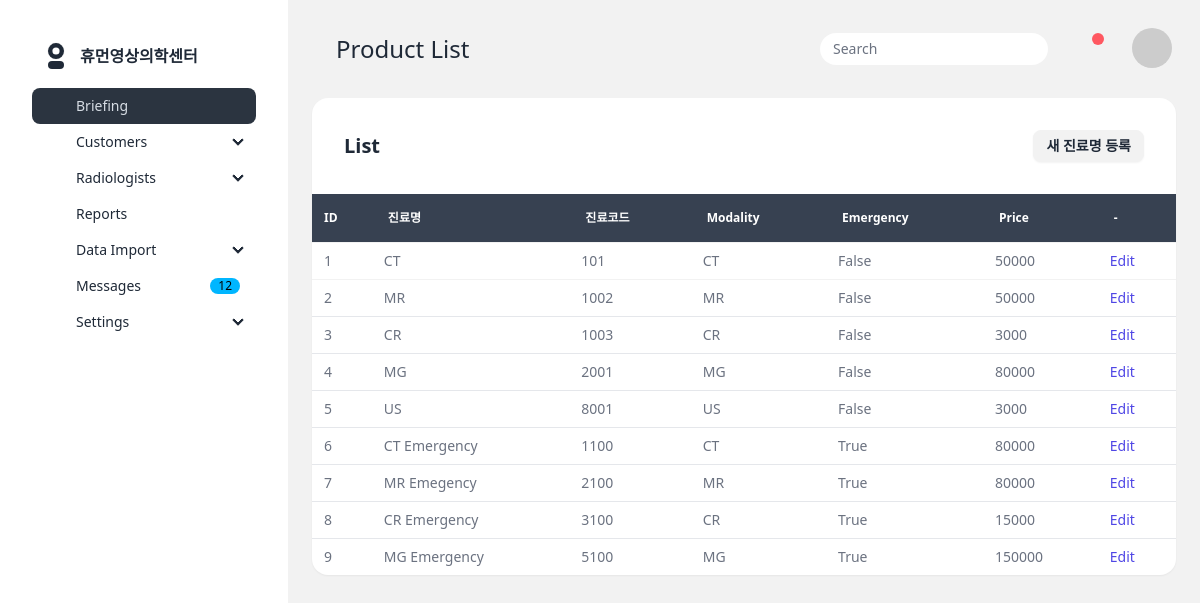
The app's page /product/ with its own data.
### product/models.py (models this page shows, shortened)
class Product(models.Model):
    MODALITIES = {
        "CT": "CT",
        "MR": "MR",
        "CR": "CR",
        "MG": "MG",
        "US": "US",
    }
    name = models.CharField(max_length=100)
    product_code = models.CharField(max_length=20, blank=True, null=True)
    modality = models.CharField(max_length=2, choices=MODALITIES.items())
    emergency = models.BooleanField(default=False)
    price = models.DecimalField(max_digits=10, decimal_places=0, default=0)
    created_at = models.DateTimeField(auto_now_add=True)

### product/views.py (the view)
# urls.py: path("", views.index, name="index"),
def index(request):
    products = Product.objects.all()
    context = {"products": products, "title": "Product List"}
    return render(request, "product/index.html", context)

### templates/product/index.html (shortened to what this page needs)
{% extends 'app_base.html' %}
{% block header %}
    {% include 'app_base_header.html' %}
{% endblock %}
{% block content %}
    <section class="card col-span-12 overflow-hidden bg-base-100 shadow-sm xl:col-span-12">
      <div class="card-body grow-0">
        <div class="flex justify-between gap-2">
          <h2 class="card-title grow">
            <a class="link-hover link">List</a>
          </h2>
          <a class="btn btn-sm"
            hx-get="{% url 'customer:new_customer' %}"
            hx-trigger="click"
            hx-target="#main_area"
            hx-swap="outerHTML"
          > 새 진료명 등록
           </a>
        </div>
      </div>
      <div class="overflow-x-auto">
        <table class="table">
        <thead>
          <tr class="bg-gray-700 text-white">
            <th class="px-3 py-4 text-bold ">ID</th>
            <th>진료명</th>
            <th>진료코드</th>
            <th>Modality</th>
            <th>Emergency</th>
            <th>Price</th>
            <th>-</th>
          </tr>
        </thead>
        <tbody class="divide-y divide-gray-200 ">
          {% for product in products %}
          <tr>
            <td class="whitespace-nowrap px-3 py-2 text-sm text-gray-500">{{ product.id }}</td>
            <td class="whitespace-nowrap px-3 py-2 text-sm text-gray-500">{{ product.name }}</td>
            <td class="whitespace-nowrap px-3 py-2 text-sm text-gray-500">{{ product.product_code }}</td>
            <td class="whitespace-nowrap px-3 py-2 text-sm text-gray-500">{{ product.modality }}</td>
            <td class="whitespace-nowrap px-3 py-2 text-sm text-gray-500">{{ product.emergency }}</td>
            <td class="whitespace-nowrap px-3 py-2 text-sm text-gray-500">{{ product.price }}</td>
            <td class="whitespace-nowrap px-3 py-2 text-sm text-gray-500">
              <a href="#" class="text-indigo-600 hover:text-indigo-900">Edit</a>
            </td>
          </tr>
          {% endfor %}
        </tbody>
      </table>
    </div>
  </div>
{% endblock %}
{% block aside %}
	{% include 'app_base_aside.html' %}
{% endblock %}

### records on screen
Product: id "1", name "CT", product_code "101", modality "CT", emergency "False", price "50000"
Product: id "2", name "MR", product_code "1002", modality "MR", emergency "False", price "50000"
Product: id "3", name "CR", product_code "1003", modality "CR", emergency "False", price "3000"
Product: id "4", name "MG", product_code "2001", modality "MG", emergency "False", price "80000"
Product: id "5", name "US", product_code "8001", modality "US", emergency "False", price "3000"
Product: id "6", name "CT Emergency", product_code "1100", modality "CT", emergency "True", price "80000"
Product: id "7", name "MR Emegency", product_code "2100", modality "MR", emergency "True", price "80000"
Product: id "8", name "CR Emergency", product_code "3100", modality "CR", emergency "True", price "15000"
Product: id "9", name "MG Emergency", product_code "5100", modality "MG", emergency "True", price "150000"

### other values on screen
{{ title }} "Product List"
